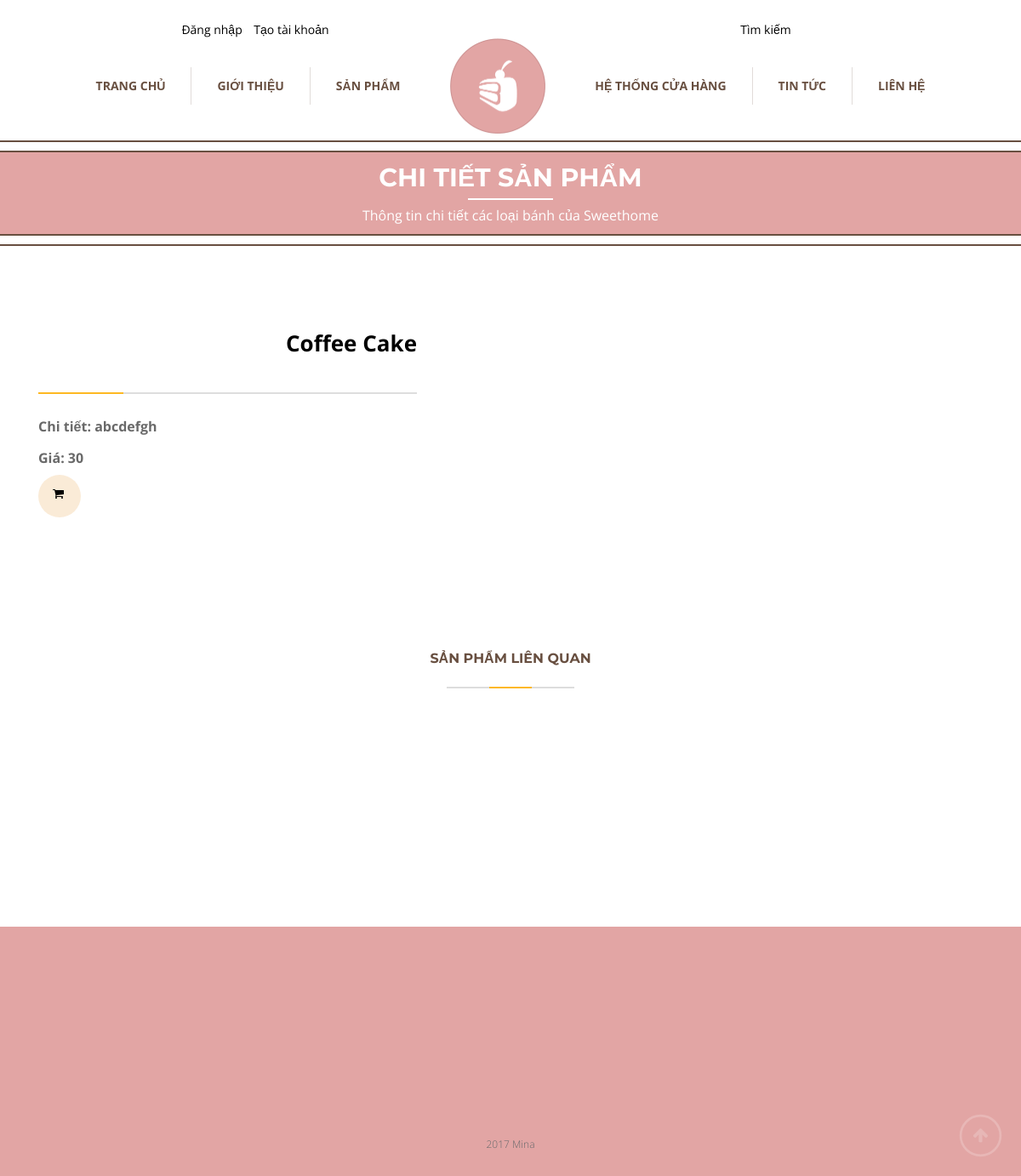
/detailproduct.php?id=2, run on the app's committed database.
### tables this page shows
CREATE TABLE `product` (
  `product_id` int(11) NOT NULL,
  `category_id` int(11) NOT NULL,
  `name` varchar(100) NOT NULL,
  `price` int(11) NOT NULL,
  `detail` text NOT NULL,
  `image` varchar(255) NOT NULL,
  `status` int(11) NOT NULL,
  `createdon` datetime NOT NULL,
  `updatedon` datetime NOT NULL
);

### detailproduct.php (the view, shortened to what this page needs)
<?php
    require 'header.php';
    $product_id = $_GET['id'];
    $sql = "SELECT * FROM product WHERE product_id = $product_id";
    GLOBAL $conn;
    $product = mysqli_query($conn, $sql);
    $p = mysqli_fetch_assoc($product);
?>
<section class="top-section">
    <div class="offset-borders">
        <div class="full-header-container" id="header-gallery">
            <div class="full-header">
                <div class="container">
                    <h1>Chi Tiết Sản Phẩm</h1>
                    <h3>Th&#244;ng tin chi tiết c&#225;c loại b&#225;nh của Sweethome</h3>
                </div>
            </div>
        </div>
    </div>
</section>
<section id="gallery-section">
    <div class="container">
        <div class="col-md-5">
            <article class="gallery-info">
                <div class="article-header-5">
                    <h1><?php echo $p['name']?></h1>
                </div>
            </article>
            <div class="margin-20" style="margin-bottom: 120px">
                <h3>Chi tiết: <?php echo $p['detail']?></h3>
                <h3>Giá: <?php echo $p['price']?></h3>
                <a href="<?php echo SITE_URL . 'MinaBakery/addcart.php?id=' . $p['product_id']; ?>">
                <div class="product-icon-container" style="width: 50px;height: 50px;background-color: antiquewhite;border-radius: 100px;">
                    <i style="position: relative; top: 12px; left: 17px;" class="fa fa-shopping-cart"></i>
                </div>
                </a>
            </div>
        </div>
    </div>
</section>
<section id="products-section">
    <div class="section-content">
        <div class="container">
            <header class="section-header">
                <h1>Sản phẩm li&#234;n quan</h1>
            </header>
            <div id="products-slider-1" class="products-slider">
                <div>
                    <div class="row">
                    </div>
                </div>
            </div>
        </div>
    </div>
</section>
<?php require 'footer.php'?>

### assets/css/main.css (style rules this page uses)
*, *:after, *:before { box-sizing: border-box; }
a { color: #000; -webkit-transition: all 0.2s ease-out; -moz-transition: all 0.2s ease-out; -o-transition: all 0.2s ease-out; transition: all 0.2s ease-out; }
article { font-family: 'Open Sans', sans-serif; line-height: 1.7; }
body { font-family: 'Open Sans', sans-serif; font-size: 14px; font-weight: 400; color: #696969; background-color: #FFF; }
h1, h2, h3, h4 { font-size: 16px; font-weight: 700; }
h1 { font-family: 'Montserrat', sans-serif; color: #684f40; padding-bottom: 26px; margin: 65px 0 25px 0; }
#gallery-section { position: relative; overflow: hidden; }
#header-gallery { background-image: url('../images/bg_gallery.png'); -webkit-background-size: cover; -moz-background-size: cover; -o-background-size: cover; background-size: cover; background-position: center center; }
.article-header-5 { position: relative; text-align: right; padding-bottom: 35px; margin-bottom: 30px; }
.article-header-5 h1 { font-family: 'Open Sans', sans-serif; font-size: 26px; color: #000; padding: 0; margin-bottom: 10px; margin-top: 100px; }
.article-header-5:after, .article-header-5:before { position: absolute; left: 0; bottom: 0; height: 2px; content: ''; }
.article-header-5:after { width: 100px; background-color: #fdb822; }
.article-header-5:before { width: 100%; background-color: #dddddd; }
.full-header { position: relative; display: table-cell; vertical-align: middle; background-color: #e2a5a4; color: #FFF; text-align: center; z-index: 20; }
.full-header h1 { color: #FFF; font-size: 30px; text-transform: uppercase; position: relative; margin: 10px 0; padding-bottom: 10px; }
.full-header h1:after { position: absolute; bottom: 0; left: 50%; margin-left: -50px; width: 100px; height: 2px; background-color: #FFF; content: ''; }
.full-header h3 { font-size: 16px; font-weight: normal; margin: 10px 0; }
.full-header-container { border-top: 2px #684f40 solid; border-bottom: 2px #684f40 solid; display: table; width: 100%; position: relative; height: 100px; }
.full-header-container:after { position: absolute; left: 0; top: 0; width: 100%; height: 100%; background-image: url('../images/pattern_strips.png'); content: ''; }
.margin-20 { height: 20px; }
.offset-borders { position: relative; padding: 12px 0; }
.offset-borders:after, .offset-borders:before { position: absolute; left: 0; width: 100%; height: 2px; background-color: #684f40; content: ''; }
.offset-borders:after { top: 0px; }
.offset-borders:before { bottom: 0px; }
.section-content { position: relative; }
.section-header { text-align: center; padding-bottom: 15px; }
.section-header h1 { position: relative; text-transform: uppercase; }
.section-header h1:after, .section-header h1:before { position: absolute; left: 50%; bottom: 0; height: 2px; content: ''; }
.section-header h1:before { margin-left: -75px; width: 150px; background-color: #dddddd; }
.section-header h1:after { margin-left: -25px; width: 50px; background-color: #fdb822; }
.top-section { position: relative; margin-top: 165px; z-index: 750; background-color: #FFF; }

### data on the page
product: name "Coffee Cake", detail "abcdefgh", price "30"
